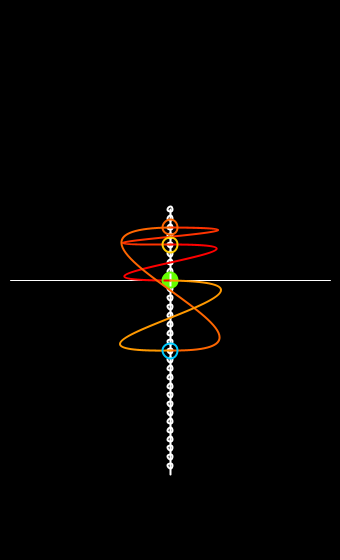
Frame 1 (no input)
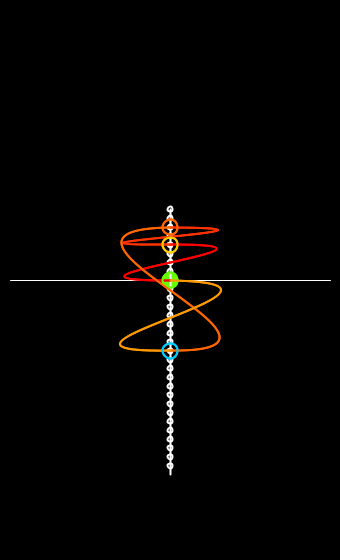
Frame 2 (the mouse pressed at the canvas centre, redrawn once)

The Processing sketch that drew these frames (run headless with seeded random() and noise(); the mouse was pressed at the canvas centre and the sketch redrawn once):

// Processing sketch: processing_102311
// ── processing_102311.pde

int modulo = 30;
int base = 8;
float x0, y0;
float lineLength;

void setup() {
  size(340, 560);
  background(0);
  createVals();

  strokeWeight(2);
  smooth();

  preDraw();
  noLoop();
}

void createVals() {
  colorMode(HSB, modulo);
  background(0);
  fill(0);
  stroke(modulo);
  lineLength = height/2-15;
  line(10, height/2, width-10, height/2);
}


void preDraw() {

  for (int i=0; i<modulo; i++) {
    x0 = width/2;
    y0 = height/2 + (i-base)*lineLength/modulo;
    ellipse(x0, y0, 5, 5);
  }
  fill(base, 100, 100);
  noStroke();
  ellipse(width/2, height/2, 15, 15);
  
  noFill();
  stroke(modulo);
  
  line(width/2, height/2 - base*lineLength/modulo, width/2, height/2 + (modulo-base)*lineLength/modulo);
  
}

void draw() {
  int lastNum = base;
  int n = 0;
  do {
    int nextNum = computeNext(lastNum);
    x0 = width/2;
    y0 = height/2 + (lastNum-base)*lineLength/modulo;
    float x1 = width/2;
    float y1 = height/2 + (nextNum-base)*lineLength/modulo;

    stroke(n, 100, 100);
    noFill();

    bezier(x0, y0, 10-5*n, y0+n, width-10+5*n, y1+n, x1, y1);

	
	
    noFill();
    stroke(lastNum, 100, 100);
    ellipse(x0, y0, 15, 15);
    lastNum = nextNum;
    n++;
  }  while (n<modulo && lastNum != base);
}


int computeNext(int lastNum) {
  return (base*lastNum)%modulo;
}

void update() {
  createVals();
  preDraw();
  redraw();
}

int getBase() {
  return base;
}
void setBase(int b) {
  base = b;
}
int getModulo() {
  return modulo;
}
void setModulo(int m) {
  modulo = m;
}
